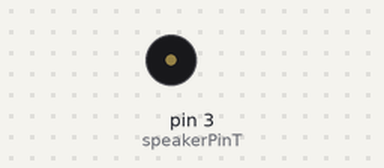
The sketch below on a simulated Arduino Uno, built with avr-gcc and run on an emulated ATmega328P. Shown: buzzer (waves = sounding).

Above: at 0.1 s.
At 0.6 s:
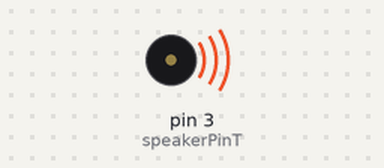
Timing chart, 0 to 2.1 s (numbered marks = the images above):
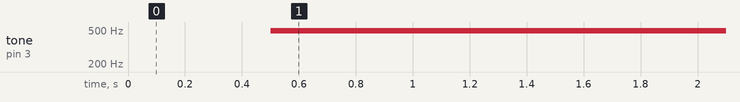

Measured:
- by itself, tone on pin 3 (speakerPinT): silent → 490 Hz at 0.50 s

The sketch:

Buzzer-con-Arduino.ino
```cpp
/*
  Created by TEOS
  Domotic with Arduino https://goo.gl/btZpjs
  YouTube https://goo.gl/k7TUSZ
  Instagram https://goo.gl/zEIjia
  Facebook https://goo.gl/eivraR
  Twitter https://goo.gl/du5Wgn
  Github https://goo.gl/Xl5IiS
  WEB https://www.proyecto-teos.com
*/

const uint16_t intervalT = 500;
uint8_t speakerStatusT = LOW, speakerPinT = 3, varVolumeT = 3, volumeT;
unsigned long previousMillisT;

void setup() {
  pinMode(speakerPinT, OUTPUT);
  previousMillisT = millis();
}

void loop() {
  unsigned long currentMillisT = millis();
  if ((unsigned long)(currentMillisT - previousMillisT) >= intervalT) {
    speakerStatusT = (speakerStatusT) ? LOW : HIGH;
    volumeT = (speakerStatusT) ? varVolumeT : 0;
    analogWrite(speakerPinT, volumeT);
    previousMillisT = millis();
  }
}
```
